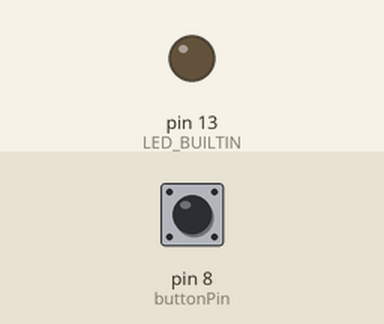
The sketch below on a simulated Arduino Nano, built with avr-gcc and run on an emulated ATmega328P. Shown: output pins drawn as LEDs (lit = HIGH). Inputs (shaded band) come from the test bench; at power-on: pin 8 (buttonPin) HIGH.

Above: at 1.2 s.
1.3 s: pin 8 (buttonPin) pulled LOW for 0.15 s
At 1.37 s:
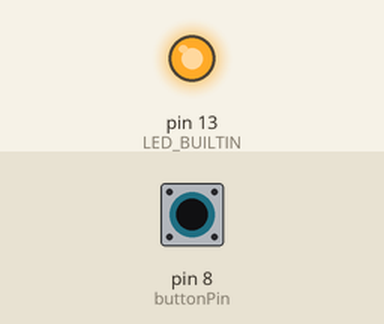
2.9 s: pin 8 (buttonPin) pulled LOW for 3.2 s
At 6.6 s:
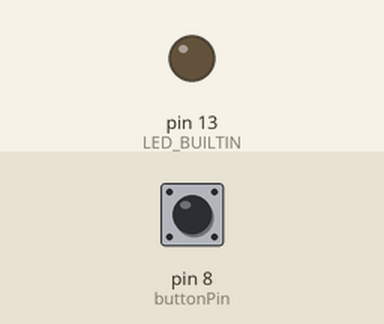
Timing chart, 0 to 8.1 s (numbered marks = the images above; inputs shaded):
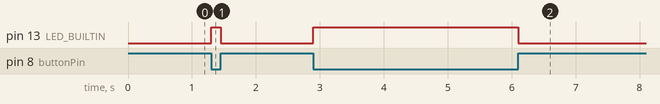

Measured:
- after the input at 1.3 s, pin 13 (LED_BUILTIN): LOW → HIGH at once, → LOW 0.15 s later
- after the input at 2.9 s, pin 13 (LED_BUILTIN): LOW → HIGH at once, → LOW 3.2 s later

The sketch:

Button.ino
```cpp
//Button test
//Tests 1 button, logs output to console

//Wiring (+ve and -ve of button are any pins on same side, button should be in center of breadboard)
//Button - Arduino Nano
//+ve - D9
//-ve - GND

#define buttonPin 8

void setup() {
  pinMode(buttonPin, INPUT_PULLUP);
  pinMode(LED_BUILTIN, OUTPUT);
}

void loop() {
  bool buttonDown = !digitalRead(buttonPin); //Pull up is reverse normal input
  digitalWrite(LED_BUILTIN, buttonDown);
}
```
